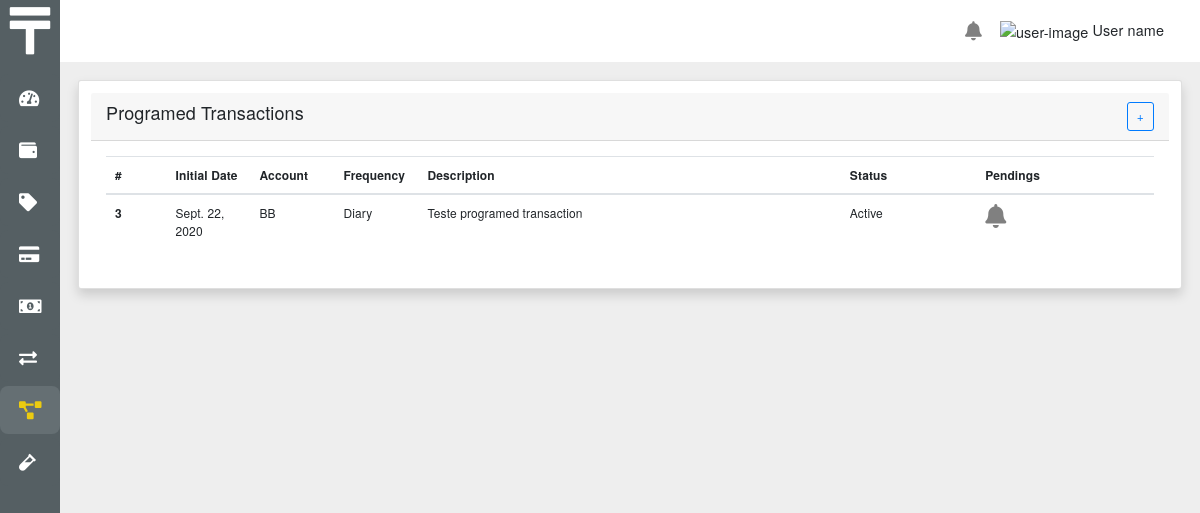
Page /programed_transactions/ on the earlier database version.
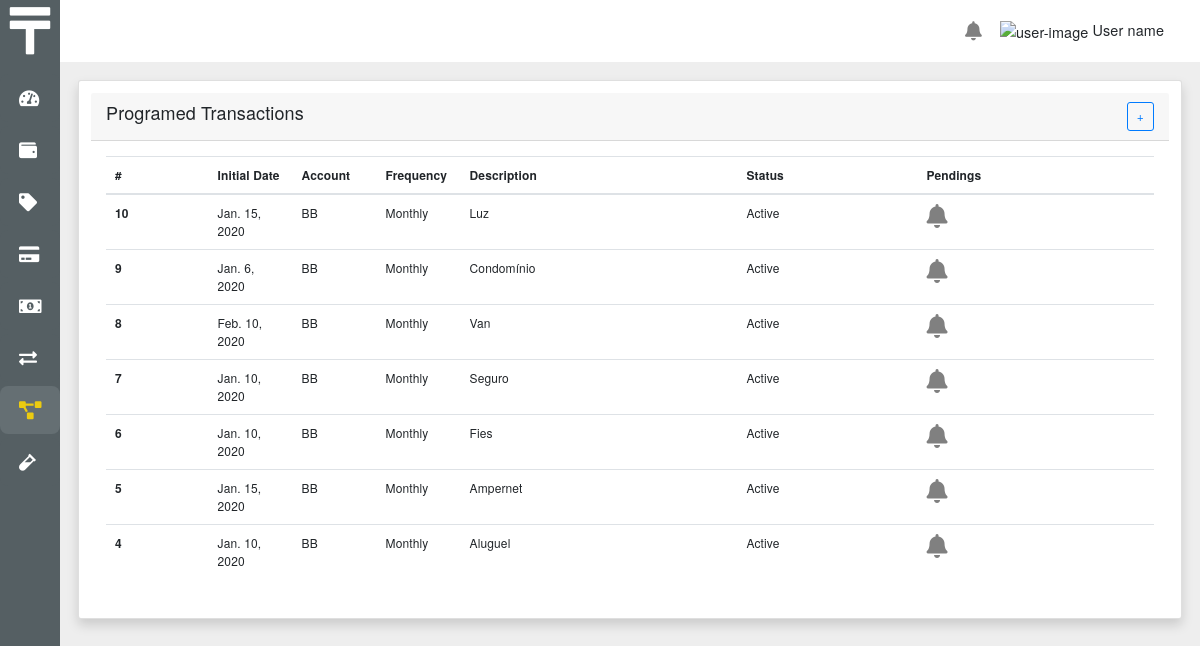
Same page on the later database version.
### core/models.py (models this page shows, shortened)
class ProgramedTransaction(BaseModel):
    initial_date = models.DateField(default=timezone.now)
    account = models.ForeignKey(
        Account, on_delete=models.CASCADE, related_name='programed_transactions')
    frequency = models.IntegerField(
        choices=FrequencyChoices.choices, default=FrequencyChoices.DIARY)
    value = models.DecimalField(max_digits=15, decimal_places=2, default=0.0)
    description = models.CharField(max_length=100, null=True, blank=True)
    observation = models.CharField(max_length=200, null=True, blank=True)
    category = models.ForeignKey(Category, on_delete=models.PROTECT)
    last_verification = models.DateField(null=True, blank=True)
    status = models.IntegerField(
        choices=StatusChoices.choices, default=StatusChoices.ACTIVE)
    def __str__(self):
        return self.description
    def get_frequency_label(self):
        return FrequencyChoices(self.frequency).label
    def get_status_label(self):
        return StatusChoices(self.status).label
    def has_pendings(self):
        transactions = self.get_pending_transactions()
        return len(transactions) > 0
    def get_date_to_validate(self):
        today = date.today()
        date_to_validate = today.replace(
            day=monthrange(today.year, today.month)[1])
        return date_to_validate
    def get_pending_transactions(self):
        date_to_validate = self.get_date_to_validate()
        pendings = []
        if (self.last_verification or (date_to_validate + timedelta(-1))) < date_to_validate and self.initial_date < date_to_validate:
            generator = self.Generator(self)
            pendings = generator.get_transactions(timedelta(days=1))
        return pendings
    class Generator:
        def __init__(self, programed_transaction):
            self.programed_transaction = programed_transaction
            self.factory = ObjectFactory()
            self._register()
            self._transactions = list(Transaction.objects.filter(
                programed_transaction=programed_transaction))
        def _register(self):
            self.factory.register_builder(
                FrequencyChoices.DIARY, self.DiaryGenerator)
            self.factory.register_builder(
                FrequencyChoices.WEEKLY, self.WeeklyGenerator)
            self.factory.register_builder(
                FrequencyChoices.MONTHLY, self.MonthlyGenerator)
            self.factory.register_builder(
                FrequencyChoices.YEARLY, self.YearlyGenerator)
        def get_transactions(self, dt):
            frequency = FrequencyChoices(self.programed_transaction.frequency)
            builder = self.factory.create(
                frequency, transactions=self._transactions)
            return builder.generate(self.programed_transaction, dt)
        class BaseGenerator:
            def __init__(self, transactions):
                self._transactions = transactions
            def generate(self, programed_transaction, dt):
                transaction_list = []
                min_date = timedelta(days=1)
                day = programed_transaction.initial_date
                date_to_validade = programed_transaction.get_date_to_validate()
                while day <= date_to_validade:
                    if (dt == min_date) or (day == dt.date()):
                        transaction = [
                            t for t in self._transactions if t.date == day]
                        if not transaction:
                            transaction = Transaction(
                                value=programed_transaction.value,
                                date=day,
                                description=programed_transaction.description,
                                observation=programed_transaction.observation,
                                account=programed_transaction.account,
                                category=programed_transaction.category,
                                status=StatusTransactionChoices.PENDING,
                                programed_transaction=programed_transaction
                            )
                            transaction_list.append(transaction)
                            self._transactions.append(transaction)
                    day = self.get_next_day(day)
                return transaction_list
        class DiaryGenerator(BaseGenerator):
            def get_next_day(self, day):
                return day + timedelta(days=1)
            def generate(self, programed_transaction, dt):
                return super().generate(programed_transaction, dt)
        class WeeklyGenerator(BaseGenerator):
            def get_next_day(self, day):
                return day + timedelta(days=7)
            def generate(self, programed_transaction, dt):
                return super().generate(programed_transaction, dt)
        class MonthlyGenerator(BaseGenerator):
            def get_next_day(self, day):
                days_in_month = monthrange(day.year, day.month)[1]
                return day + timedelta(days=days_in_month)
            def generate(self, programed_transaction, dt):
                return super().generate(programed_transaction, dt)
        class YearlyGenerator(BaseGenerator):
            def get_next_day(self, day):
                return day.replace(year=day.year + 1)
            def generate(self, programed_transaction, dt):
                return super().generate(programed_transaction, dt)

class Account(BaseModel):
    description = models.CharField(max_length=25, null=False, blank=False)
    status = models.IntegerField(
        choices=StatusChoices.choices, default=StatusChoices.ACTIVE)
    type = models.IntegerField(
        choices=AccountTypeChoices.choices, default=AccountTypeChoices.CA)
    opening_balance = models.DecimalField(max_digits=15, decimal_places=2)
    opening_type = models.IntegerField(
        choices=MovementTypeChoices.choices, default=MovementTypeChoices.POSITIVE)
    opening_balance_date = models.DateField()
    color = models.IntegerField(
        choices=ColorChoices.choices, default=ColorChoices.PRIMARY)
    initial_transaction = models.OneToOneField(
        'Transaction', on_delete=models.CASCADE, related_name='initial_transaction', null=True)
    def __str__(self):
        return self.description

### core/views.py (the view)
# urls.py: path('programed_transactions/', views.programed_transaction_list,
def programed_transaction_list(request):
    programed_transactions = ProgramedTransaction.objects.all().order_by('-id')
    return render(request, 'programed_transaction/programed_transaction_list.html', {'programed_transactions': programed_transactions})

### core/common/models.py (called while the page is built)
    def register_builder(self, key, builder):
        self._builders[key] = builder

    def create(self, key, **kwargs):
        builder = self._builders.get(key)
        if not builder:
            raise ValueError(key)
        return builder(**kwargs)

### core/templatetags/tags.py (called while the page is built)
@register.filter('startswith')
def startswith(text, starts):
    if isinstance(text, str):
        return text.startswith(starts)
    return False

### core/templates/programed_transaction/programed_transaction_list.html (shortened to what this page needs)
{% extends 'base.html' %}
{% load static %}
{% block main %}
<div class="row">
  <div class="col-md-12">
    <div class="card shadow p-3 mb-5 bg-white rounded">
      <div class="card-header">
        <h4>Programed Transactions</h4>
        <a class="btn btn-outline-primary" href="{% url 'programed_transaction_new' %}">+</a>
      </div>
      <div class="card-body">
        {% if programed_transactions %}
        <table class="table">
          <thead>
            <tr>
              <th scope="col">#</th>
              <th scope="col">Initial Date</th>
              <th scope="col">Account</th>
              <th scope="col">Frequency</th>
              <th scope="col">Description</th>
              <th scope="col">Status</th>
              <th scope="col">Pendings</th>
            </tr>
          </thead>
          <tbody>
            {% for programed_transaction in programed_transactions %}
            <tr class="table-item-link" data-href="{% url 'programed_transaction_form' programed_transaction.id %}">
              <th scope="row">{{ programed_transaction.id }}</th>
              <td class="date">{{ programed_transaction.initial_date }}</td>
              <td class="date">{{ programed_transaction.account }}</td>
              <td class="date">{{ programed_transaction.get_frequency_label }}</td>
              <td>{{ programed_transaction }}</td>
              <td>{{ programed_transaction.get_status_label }}</td>
              <td>
                {% if programed_transaction.has_pendings %}
                <a class="notification-link" href="{% url 'programed_transaction_pending' programed_transaction.id %}">
                  <i class="fas fa-bell fa-2x"></i>
                </a>
                {% endif %}
              </td>
            </tr>
            {% endfor  %}
          </tbody>
        </table>
        {% else %}
        <div style="display: flex; justify-content: center;">
          <h6>No data found</h6>
        </div>
        {% endif %}
      </div>
    </div>
  </div>
</div>
{% endblock main %}

Differences in the rows shown:
removed ProgramedTransaction: id "3", initial_date "Sept. 22, 2020", account "BB", get_frequency_label "Diary", description "Teste programed transaction", get_status_label "Active", value -50 (drawn)
added ProgramedTransaction: id "10", initial_date "Jan. 15, 2020", account "BB", get_frequency_label "Monthly", description "Luz", get_status_label "Active", value -150 (drawn)
added ProgramedTransaction: id "9", initial_date "Jan. 6, 2020", account "BB", get_frequency_label "Monthly", description "Condomínio", get_status_label "Active", value -570 (drawn)
added ProgramedTransaction: id "8", initial_date "Feb. 10, 2020", account "BB", get_frequency_label "Monthly", description "Van", get_status_label "Active", value -90 (drawn)
added ProgramedTransaction: id "7", initial_date "Jan. 10, 2020", account "BB", get_frequency_label "Monthly", description "Seguro", get_status_label "Active", value -12.22 (drawn)
added ProgramedTransaction: id "6", initial_date "Jan. 10, 2020", account "BB", get_frequency_label "Monthly", description "Fies", get_status_label "Active", value -46.49 (drawn)
added ProgramedTransaction: id "5", initial_date "Jan. 15, 2020", account "BB", get_frequency_label "Monthly", description "Ampernet", get_status_label "Active", value -115.09 (drawn)
added ProgramedTransaction: id "4", initial_date "Jan. 10, 2020", account "BB", get_frequency_label "Monthly", description "Aluguel", get_status_label "Active", value -1287.19 (drawn)
